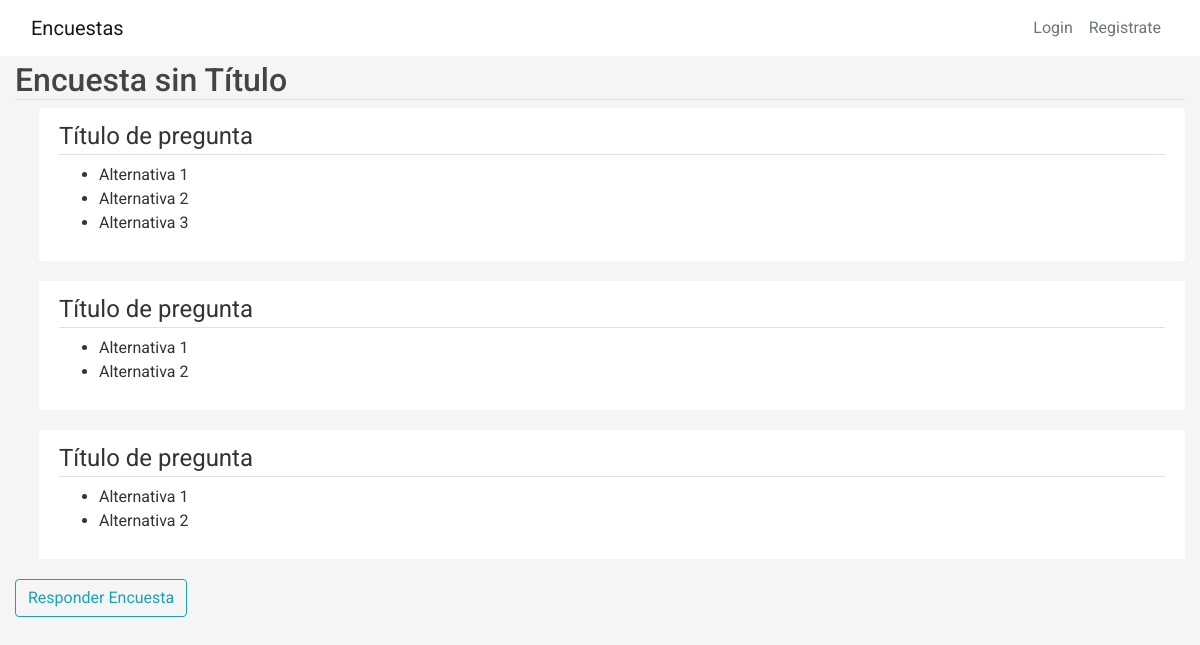
The app's page /encuesta/3 with its own data.
### encuestas/models.py (models this page shows)
class Encuesta(db.Model):
    id = db.Column(db.Integer, primary_key = True)
    title = db.Column(db.String(100),nullable = False)
    description = db.Column(db.String(1000), nullable = False)
    image_file = db.Column(db.String(20), nullable=False, default='default.jpg')
    date_created = db.Column(db.DateTime, nullable = False, default = datetime.utcnow)
    date_posted = db.Column(db.DateTime, default = datetime.utcnow)
    user_id = db.Column(db.Integer, db.ForeignKey('user.id'),nullable = False)
    preguntas = db.relationship('Pregunta', backref = 'content', lazy = True)
    estado =  db.Column(db.String(100), default = "creada")

class Pregunta(db.Model):
    id = db.Column(db.Integer, primary_key = True)
    title = db.Column(db.String(100), nullable = False)
    encuesta_id = db.Column(db.Integer, db.ForeignKey('encuesta.id'), nullable = False)
    items = db.relationship('Item', backref = 'options', lazy = True)

class Item(db.Model):
    id = db.Column(db.Integer, primary_key = True)
    description = db.Column(db.String(1000), nullable = False)
    pregunta_id = db.Column(db.Integer, db.ForeignKey('pregunta.id'), nullable = False)

### encuestas/routes.py (the view, shortened to what this page needs)
@app.route("/encuesta/<int:encuesta_id>", methods=['GET', 'POST'])
def encuesta(encuesta_id):
    encuesta = Encuesta.query.get_or_404(encuesta_id)
    preguntas = Pregunta.query.filter_by(encuesta_id = encuesta_id)
    id_preguntas = []
    for preg in preguntas:
        id_preguntas.append(preg.id)
    items = Item.query.filter(Item.pregunta_id.in_(id_preguntas))
    boton_editar = False
    boton_respuestas = False
    return render_template('encuesta.html',
        title= 'Encuesta',
        encuesta = encuesta,
        preguntas = preguntas,
        items = items,
        boton_editar = boton_editar,
        boton_respuestas = boton_respuestas
    )

### encuestas/templates/encuesta.html (shortened to what this page needs)
{% extends "layout.html" %} {% block content %}
<h2 class="border-bottom mb-2">{{ encuesta.title}}</h2>
{%for pregunta in preguntas%}
<div class="content-section ml-4">
    <fieldset class="form-group mb-0">
        <legend class="border-bottom">{{pregunta.title}}</legend>
    </fieldset>
    <ul>
        {%for item in items%} {%if pregunta.id == item.pregunta_id%}
        <li>{{item.description}}</li>
        {%endif%} {%endfor%}
    </ul>
</div>
{%endfor%}
{%if encuesta.estado == "publicada"%}
<a class="btn btn-outline-info"
   href="{{ url_for('responder_encuesta', encuesta_id=encuesta.id) }}">Responder Encuesta</a>
{%endif%}
{% endblock content %}

### encuestas/static/main.css (style rules this page uses)
body { font-family: "Roboto", sans-serif; font-weight: 400; background: #f5f5f5; color: #333; margin-top: 3.4rem; box-sizing: border-box; }
h1, h2, h3, h4, h5, h6 { color: #444444; }
.content-section { background: #ffffff; padding: 10px 20px; border-radius: 3px; margin-bottom: 20px; }
.gap-4 { gap: 0.4rem; }
html, body { width: 100%; height: 100%; }

### records on screen
Encuesta: title "Encuesta sin Título"
Pregunta: title "Título de pregunta"
Item: description "Alternativa 1"
Item: description "Alternativa 2"
Item: description "Alternativa 3"
Pregunta: title "Título de pregunta"
Item: description "Alternativa 1"
Item: description "Alternativa 2"
Pregunta: title "Título de pregunta"
Item: description "Alternativa 1"
Item: description "Alternativa 2"
